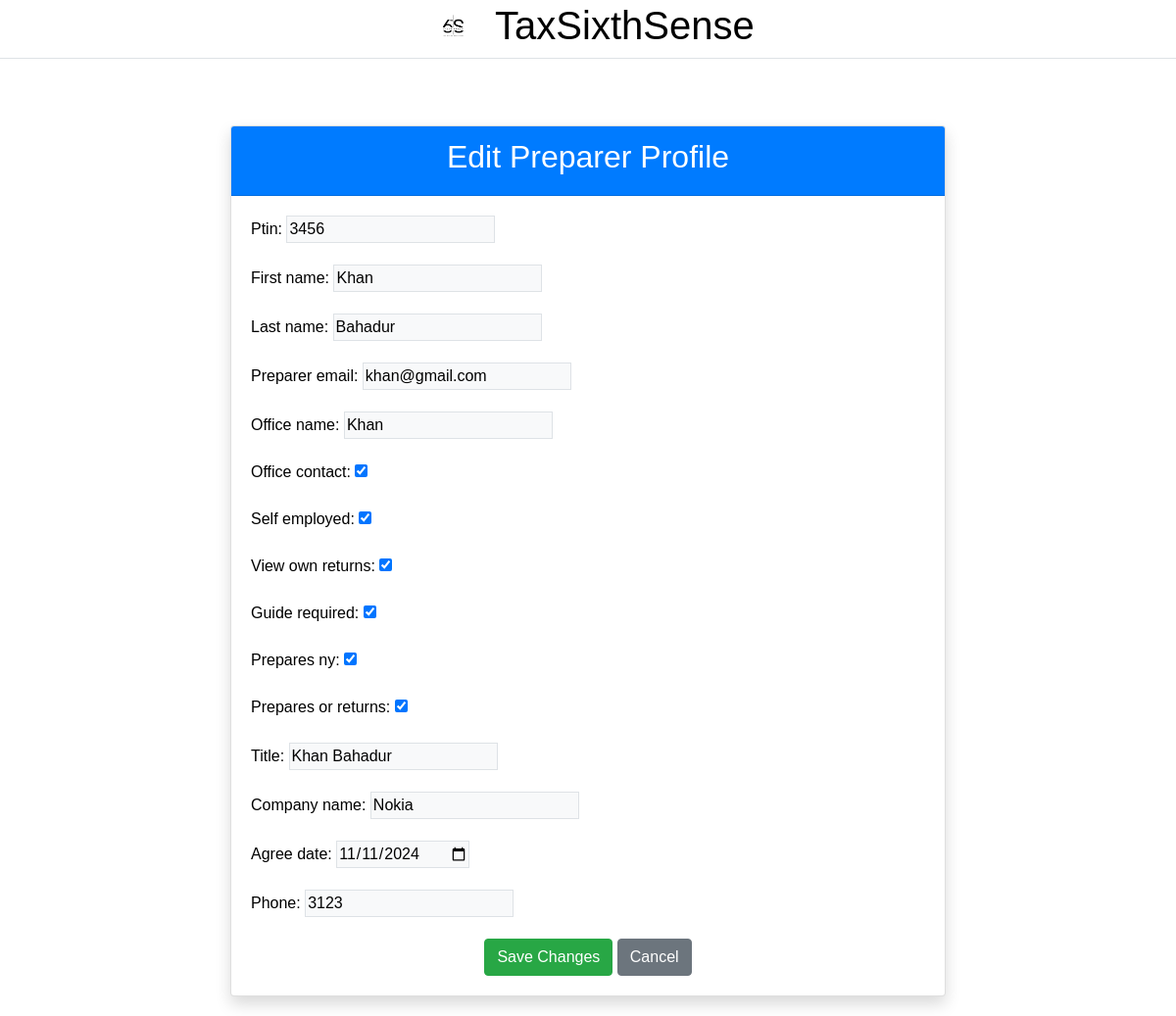
The app's page /preparer/edit/1/ (signed in) with its own data.
### sixthSense/models.py (models this page shows, shortened)
class Preparer(models.Model):
    user = models.OneToOneField(User, on_delete=models.CASCADE, related_name='preparer_profile')
    ACCOUNT_STATUS_CHOICES = [
        ('active', 'Active'),
        ('inactive', 'Inactive'),
    ]
    ptin= models.CharField(max_length=50, blank=True)
    first_name = models.CharField(max_length=100)
    last_name = models.CharField(max_length=100)
    preparer_email= models.EmailField()
    office_name = models.CharField(max_length=255, blank=True)
    office_contact = models.BooleanField(default=False)
    self_employed = models.BooleanField(default=False)
    view_own_returns = models.BooleanField(default=False)
    guide_required = models.BooleanField(default=False)
    prepares_ny = models.BooleanField(default=False)
    prepares_or_returns = models.BooleanField(default=False)
    title = models.CharField(max_length=100, blank=True)
    company_name = models.CharField(max_length=255, blank=True)
    office_code = models.CharField(max_length=50, blank=True)
    agree_date = models.DateField(blank=True, null=True)
    phone = models.CharField(max_length=15, blank=True)
    account_active = models.CharField(max_length=8, choices=ACCOUNT_STATUS_CHOICES)
    registered_on = models.DateTimeField(auto_now_add=True)
    updated_on = models.DateTimeField(auto_now=True)

### sixthSense/views.py (the view)
# urls.py: path('preparer/edit/<int:pk>/', edit_preparer_inline, name='edit_preparer_inline'),
@login_required
def edit_preparer_inline(request, pk):
    preparer = get_object_or_404(Preparer, pk=pk)  # Fetch preparer by primary key
    if request.method == "POST":
        form = PreparerProfileForm(request.POST, instance=preparer)
        if form.is_valid():
            form.save()
            messages.success(request, "Preparer updated successfully.")
            return redirect("preparer_report")  # Redirect back to the report view
        else:
            messages.error(request, "Please correct the errors below.")
    else:
        form = PreparerProfileForm(instance=preparer)
    context = {
        "form": form,
        "preparer": preparer,
    }
    return render(request, "sixthSense/edit_preparer_inline.html", context)

### sixthSense/forms.py
class PreparerProfileForm(forms.ModelForm):
    class Meta:
        model = Preparer
        fields = [
            "ptin",
            "first_name",
            "last_name",
            "preparer_email",
            "office_name",
            "office_contact",
            "self_employed",
            "view_own_returns",
            "guide_required",
            "prepares_ny",
            "prepares_or_returns",
            "title",
            "company_name",
            "agree_date",
            "phone",
        ]
        widgets = {
            "agree_date": forms.DateInput(attrs={"type": "date"}),
        }

### sixthSense/templates/sixthSense/edit_preparer_inline.html (shortened to what this page needs)
{% extends "sixthSense/base_landing.html" %}
{% block content %}
<div class="container mt-5">
    <div class="row justify-content-center">
        <div class="col-md-8">
            <div class="card shadow">
                <div class="card-header text-center bg-primary text-white">
                    <h2>Edit Preparer Profile</h2>
                </div>
                <div class="card-body">
                    <form method="post">
                        {{ form.as_p }}
                        <div class="text-center">
                            <button type="submit" class="btn btn-success">Save Changes</button>
                            <a href="{% url 'preparer_profile' %}" class="btn btn-secondary">Cancel</a>
                        </div>
                    </form>
                </div>
            </div>
        </div>
    </div>
</div>
{% endblock %}

### sixthSense/templates/sixthSense/base_landing.html (style rules this page uses)
body { margin: 0; font-family: Arial, sans-serif; background: white; color: black; }
input, select, textarea { color: black; background: #f8f9fa; border: 1px solid #dee2e6; }
input::placeholder, textarea::placeholder { color: #6c757d; }

### records on screen
Preparer: ptin "3456", first_name "Khan", last_name "Bahadur", preparer_email "khan@gmail.com", office_name "Khan", office_contact "☑", self_employed "☑", view_own_returns "☑", guide_required "☑", prepares_ny "☑", prepares_or_returns "☑", title "Khan Bahadur", company_name "Nokia", agree_date "11/11/2024", phone "3123"
